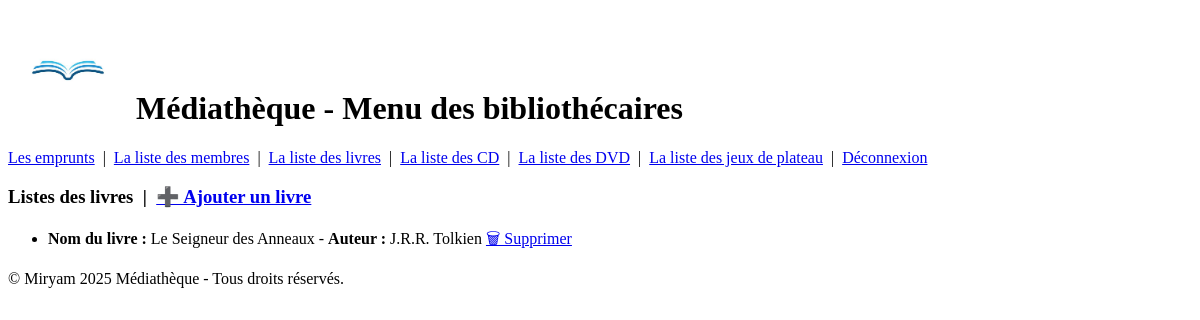
/livres/, run on an earlier commit of the app's database.
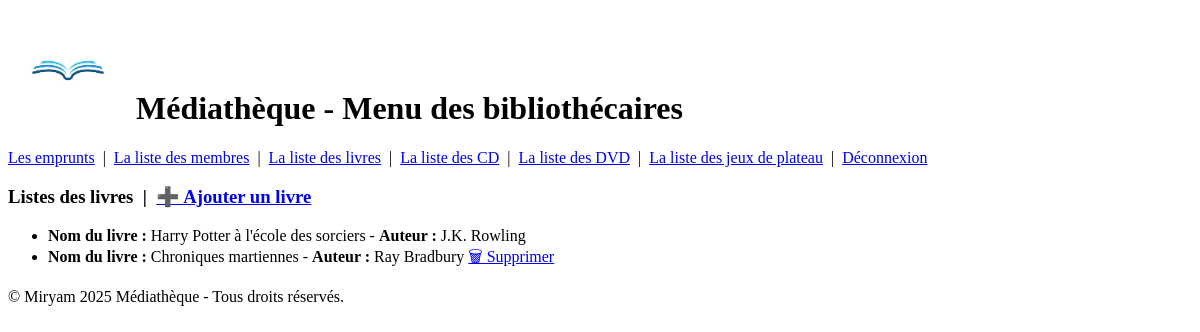
And on a later commit of the database.
### app_bibliothecaire/models.py (models this page shows, shortened)
class Livre(models.Model):
    titre = models.CharField(max_length=100)
    auteur = models.CharField(max_length=100)
    disponible = models.BooleanField(default=True)
    date_emprunt = models.DateTimeField(null=True, blank=True)
    emprunteur = models.ForeignKey(Membre, on_delete=models.SET_NULL, null=True, blank=True)
    objects = models.Manager()

### app_bibliothecaire/views.py (the view)
# urls.py: path('livres/', views.liste_livres, name='liste_livres'),
def liste_livres(request):
    livres = Livre.objects.all()
    return render(request, 'livres.html', {'livres': livres})

### app_bibliothecaire/templates/livres.html (shortened to what this page needs)
{% extends "base.html" %}
{% block content %}
    <h3>
        Listes des livres &nbsp;|&nbsp;
        <a href="{% url 'ajouter_livre' %}">➕ Ajouter un livre</a>
    </h3>
    {% if livres %}
    <ul>
        {% for livre in livres %}
        <li>
                <span><strong>Nom du livre :</strong> {{ livre.titre }}</span> -
                <span><strong>Auteur :</strong> {{ livre.auteur }}</span>
            {% if livre.disponible %}
               <a href="{% url 'supprimer_media' media_type='livre' media_id=livre.id %}"> 🗑 Supprimer</a>
            {% endif %}
        </li>
        {% endfor %}
    </ul>
{% else %}
        <p>Aucun livre disponible pour le moment.</p>
    {% endif %}
{% endblock %}

What changed in the data, as far as the page shows it:
changed Livre: titre "Le Seigneur des Anneaux" → "Harry Potter à l'école des sorciers"; auteur "J.R.R. Tolkien" → "J.K. Rowling"; no longer shows "🗑 Supprimer"
added Livre: titre "Chroniques martiennes", auteur "Ray Bradbury", disponible "🗑 Supprimer"
